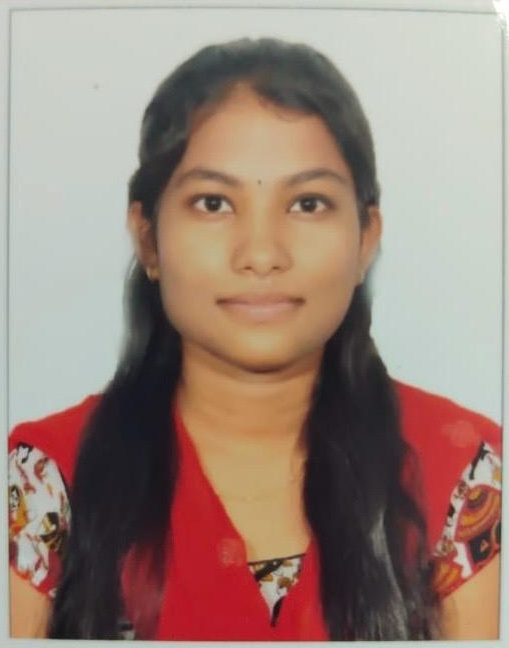
#> input picture mona.png, 509 x 648 px
$ jupyter execute 'Untitled16 (4).ipynb'
#> lines starting #> are read from the running program, lines starting #| are printed output that depends on the picture
### EXP-3- Record-Histogram-processing
### NAME-  Mohana K.V.S.L
### REG.NO-212224240093

[cell 1]
import cv2
import numpy as np
import matplotlib.pyplot as plt

[cell 2]
img = cv2.imread('mona.png', cv2.IMREAD_GRAYSCALE)
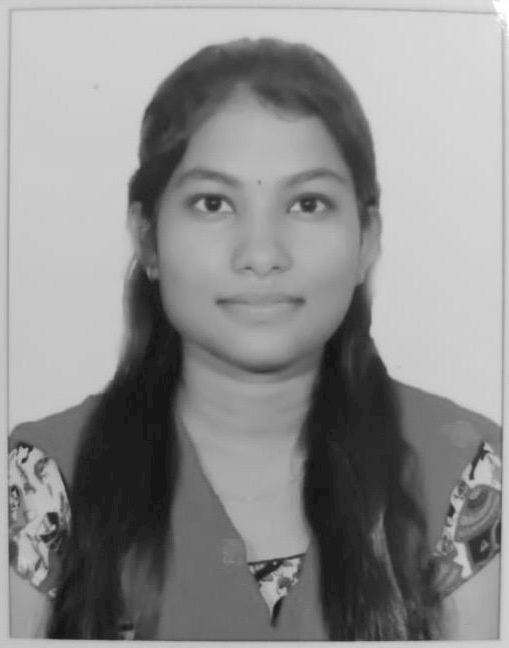
#> img: shape (648, 509); min 21, max 255, mean 140.7

[cell 3]
plt.imshow(img, cmap='gray')
plt.title('Original Image')
plt.show()

[cell 4]
plt.hist(img.ravel(),256,range = [0, 256]);
plt.title('Original Image')
plt.show()
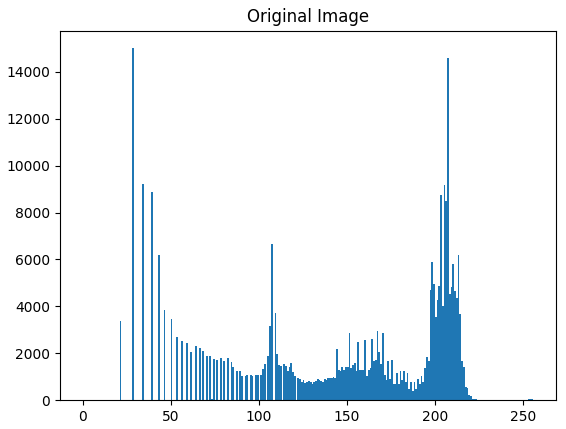
#> figure drawn by matplotlib, 1 panel; tallest bar 15003 high, from x = 28 to 29

[cell 5]
img_eq = cv2.equalizeHist(img)
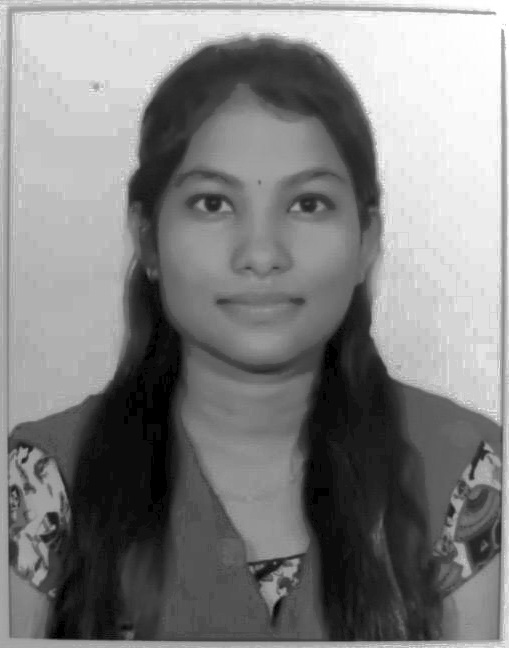
#> img_eq: shape (648, 509); min 0, max 255, mean 128

[cell 6]
plt.hist(img_eq.ravel(), 256, range = [0, 256])
plt.title('Equalized Histogram')
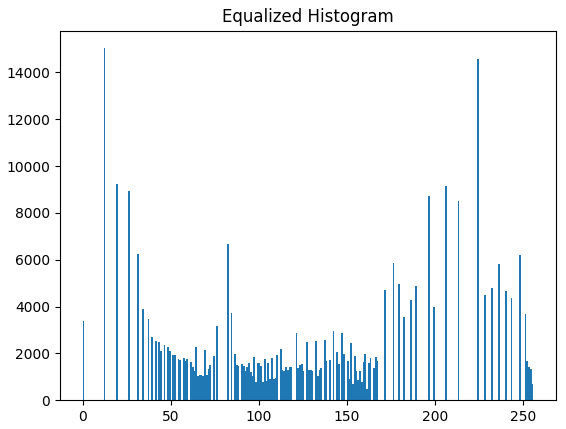
#> figure drawn by matplotlib, 1 panel; tallest bar 15034 high, from x = 12 to 13

[cell 7]
plt.imshow(img_eq, cmap='gray')
plt.title('Original Image')
plt.show()

[cell 8]
img = cv2.imread('mona.png', cv2.IMREAD_COLOR)
#> img is the input picture: shape (648, 509, 3); mean B, G, R 121.3, 132, 154.9

[cell 9]
img_hsv = cv2.cvtColor(img, cv2.COLOR_BGR2HSV)
#> img_hsv: shape (648, 509, 3); mean H, S, V 67.2, 64.4, 158.1

[cell 10]
img_hsv[:,:,2] = cv2.equalizeHist(img_hsv[:, :, 2])
#> img_hsv: shape (648, 509, 3); mean H, S, V 67.2, 64.4, 129.1

[cell 11]
img_eq = cv2.cvtColor(img_hsv, cv2.COLOR_HSV2BGR)
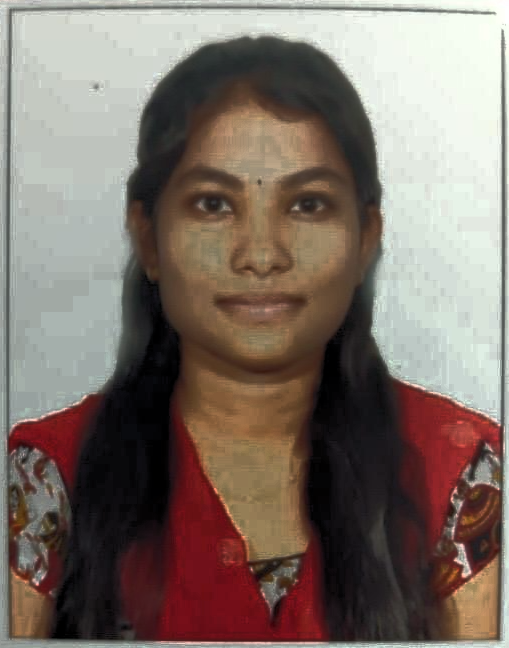
#> img_eq: shape (648, 509, 3); mean B, G, R 103.9, 112.3, 125.9

[cell 12]
plt.imshow(img_eq[:,:,::-1]); plt.title('Equalized Image');plt.show()

[cell 13]
plt.hist(img_eq.ravel(),256,range = [0, 256]); plt.title('Histogram Equalized');plt.show()
#> after `plt.hist(img_eq.ravel(), 256, range=[0, 256])`:
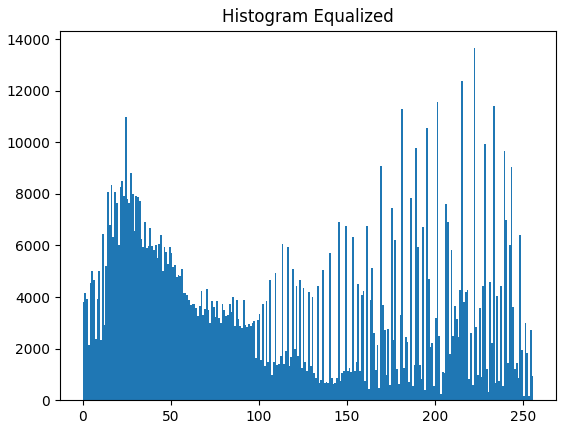
#> figure drawn by matplotlib, 1 panel; tallest bar 13649 high, from x = 222 to 223

[cell 14]
plt.figure(figsize = (20,10))
plt.subplot(221); plt.imshow(img[:, :, ::-1]); plt.title('Original Color Image')
plt.subplot(222); plt.imshow(img_eq[:, :, ::-1]); plt.title('Equalized Image')
plt.show()
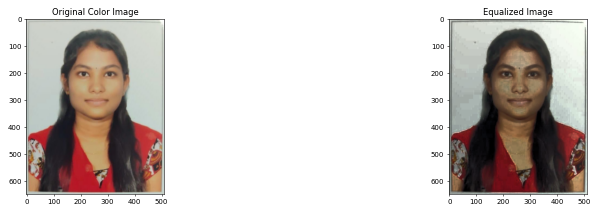
#> figure drawn by matplotlib, 2 panels

[cell 15]
plt.figure(figsize = [15,4])
plt.subplot(121); plt.hist(img.ravel(),256,range = [0, 256]); plt.title('Original Image')
plt.subplot(122); plt.hist(img_eq.ravel(),256,range = [0, 256]); plt.title('Histogram Equalized')
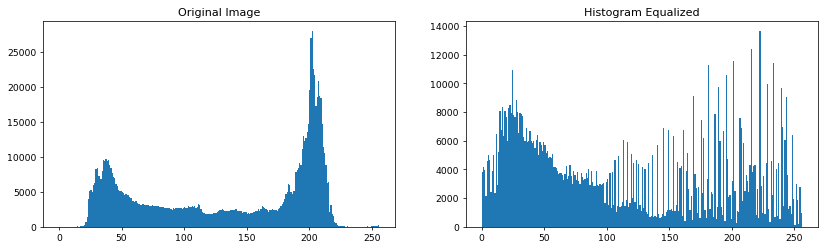
#> figure drawn by matplotlib, 2 panels; panel 1: tallest bar 27936 high, from x = 202 to 203; panel 2: tallest bar 13649 high, from x = 222 to 223
